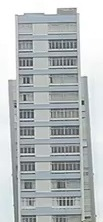
#> input picture _base/T1_building_santos.jpg, 103 x 222 px, found by its file name
$ python Slope.py
#> lines starting #> are read from the running program, lines starting #| are printed output that depends on the picture; after the words box and inside, x2 and y2 are one past the last pixel; in counts of white or black regions, pixels touching at a corner belong together; long printed decimals are rounded
#> in check_slope, im1 is the input picture: shape (222, 103, 3); mean B, G, R 188.7, 187.1, 181.7
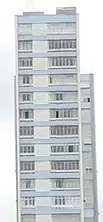
#> input picture _base/T2_building_santos.jpg, 103 x 222 px, found by its file name
#> in check_slope, im2 is the input picture: shape (222, 103, 3); mean B, G, R 208.5, 206.1, 201.1
### Hough.py
import numpy as np
import cv2 as cv
import math

# [85 lines left out: functions HoughLinesPadrao, HoughLinesProbabilistico, HoughLinesProbabilistico2, not called in this run]


def HoughLinesProbabilisticoVariavel(img, cor = (0,255,0), espes_linha = 1, limiar=30, minLineGap = 15, maxGap = 250, cannyMinVal=75, cannyMaxVal=150, variacao=3, angulo=90, limited="N"):
#> called with cor = (255, 0, 0), espes_linha = 1, limiar = 50, minLineGap = 10, maxGap = 30, cannyMinVal = 75, cannyMaxVal = 150, variacao = 5
    count = 0
    # Tenta converter para escala de cinza
    try:
        img_saida = cv.cvtColor(img, cv.COLOR_BGR2GRAY)
        img = cv.cvtColor(img, cv.COLOR_GRAY2BGR)
    except:
        img_saida = img

    try:
        img = cv.cvtColor(img, cv.COLOR_GRAY2BGR)
    except:
        img = img

    # Detecta as bordas da imagem
    bordas = cv.Canny(img_saida, cannyMinVal, cannyMaxVal)
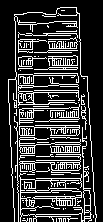
#> bordas: shape (222, 103); 21.9% white in thin lines or dots, all inside (x1, y1, x2, y2) = (8, 7, 97, 222)

    lines = cv.HoughLinesP(bordas, 1, np.pi/180, limiar, None, minLineGap, maxLineGap=maxGap)
#> lines = 39 rows, first 6: [15, 14, 18, 221], [17, 14, 21, 216], [8, 92, 14, 221], [87, 76, 95, 221], [23, 220, 27, 12], [58, 8, 73, 218]

    # Aplica pitagoras para descobrir o tamanho da diagonal da imagem
    # [DIMEN]x[ANGULO]
    t = int(np.sqrt(img.shape[0]**2 + img.shape[1]**2))
#> t = 244
    matrizBinaria = np.zeros((t,91), dtype=int)
    matrizLinhas = np.zeros((len(lines), 2))
#> matrizLinhas = 39 pairs, first value 0 to 0, second value 0 to 0

    tam_shape = img.shape[0]
#> tam_shape = 222
    k = 0
    s = 0
    xMedio = 0
    thetaM = 0
    tamanhoMedio = 0
    for line in lines:
        x1, y1, x2, y2 = line[0]
        # Identifica o centro da linha para encontrar o rho e theta
        modX = np.abs(x1 - x2)/2
        modY = np.abs(y1 - y2)/2
        centroX = modX + min(x1, x2)
        centroY = modY + min(y1, y2)
        # Calcula Rho e Theta do centro da reta
        rho = np.sqrt(centroX**2 + centroY**2)
        theta = np.arctan2(y2 - y1, x2 - x1) * 180.0 / np.pi
        # Popula matriz binária e matriz de retas
        maxY = 0

        if(theta > 0):
            maxY = y2
        else:
            maxY = y1

        # (abs(y1 - y2) < 150 and maxY > tam_shape-100) and
        if(((abs(y1 - y2) < 150 and maxY > tam_shape-80 and limited == "S") or limited != "S") and (abs(y1 - y2) > 80) and (((angulo-variacao) <= theta and (angulo+variacao) >= theta) or ((-angulo-variacao) <= theta and (-angulo+variacao) >= theta))):

            s += abs(x1 - x2)
            k += 1
            xMedio = (x1 + x2)/2
            if(theta < 0):
                x = theta*-1
            else:
                x = theta
            thetaM += x
            tamanhoMedio += abs(y1 - y2)
            matrizBinaria[int(round(rho))][int(round(theta))] += 1
            matrizLinhas[count] = (rho, theta)
            cv.line(img, (x1, y1), (x2, y2), cor, espes_linha)
            count += 1
#> this loop made 39 passes
#> (x1, y1, x2, y2, modX, modY, centroX, centroY) on passes 3, 4, 34: (8, 92, 14, 221, 3, 64.5, 11, 156.5), (87, 76, 95, 221, 4, 72.5, 91, 148.5), (70, 121, 78, 214, 4, 46.5, 74, 167.5)
#> (x1, y1, x2, y2, modX, modY, centroX, centroY) on passes 1, 2, 5, 6, 7, 8: (15, 14, 18, 221, 1.5, 103.5, 16.5, 117.5), (17, 14, 21, 216, 2, 101, 19, 115), (23, 220, 27, 12, 2, 104, 25, 116), (58, 8, 73, 218, 7.5, 105, 65.5, 113), (47, 14, 65, 221, 9, 103.5, 56, 117.5), (29, 12, 33, 221, 2, 104.5, 31, 116.5)
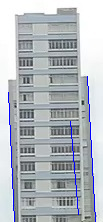
#> img: shape (222, 103, 3); 1.62% of pixels changed, all inside (x1, y1, x2, y2) = (8, 76, 96, 222)
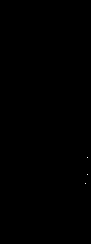
#> matrizBinaria: shape (244, 91) int64; values 0 (black) and 1 (white), 0.01% white in thin lines or dots, all inside (x1, y1, x2, y2) = (85, 157, 88, 184)
#> after the loop, count = 3; k = 3; matrizLinhas = 39 pairs, first value 0 to 183.1, second value 0 to 87.34; s = 22; tamanhoMedio = 367; thetaM = 259.3
    if(k>0):
        variacaoMedia = s/k
#> variacaoMedia = 7.33
        xMedio = xMedio/k
#> xMedio = 24.67
        thetaM = thetaM/k
#> thetaM = 86.42
        tamanhoMedio = tamanhoMedio/k
#> tamanhoMedio = 122.3
    else:
        variacaoMedia = -1
        xMedio = -1
        thetaM = -1
        tamanhoMedio = -1
    print('')

    return [img, matrizLinhas, matrizBinaria, variacaoMedia, xMedio, k, thetaM, tamanhoMedio]

### Slope.py
import cv2 as cv
import numpy as np
import Hough as ho
import AVIC as av

def check_slope(nm_im1, nm_im2, min_gap, max_gap, lim_1, lim_2, variation, save, name, limited):
    im1 = cv.imread(nm_im1)
    im2 = cv.imread(nm_im2)

    [img_1, matrizLinhas_1, matrizBinaria_1, variacaoMedia_1, xMedio_1, k_1, t_1,tamanhoMedio_1] = ho.HoughLinesProbabilisticoVariavel(im1,
                                                                                                cor = (255,0,0),
                                                                                                espes_linha = 1,
                                                                                                limiar=lim_1,
                                                                                                minLineGap=min_gap,
                                                                                                maxGap = max_gap,
                                                                                                cannyMinVal=75,
                                                                                                cannyMaxVal=150,
                                                                                                variacao=variation,
                                                                                                angulo=90,
                                                                                                limited=limited)
#> matrizLinhas_1 has the same summary as matrizLinhas in HoughLinesProbabilisticoVariavel; variacaoMedia_1 = 7.33; xMedio_1 = 24.67; k_1 = 3; t_1 = 86.42; tamanhoMedio_1 = 122.3

    print('Processing image ' + nm_im1 + '..')
    print('Average theta: ' + str(round(t_1, 5)))
#| Average theta: 86.421

    [img_2, matrizLinhas_2, matrizBinaria_2, variacaoMedia_2, xMedio_2, k_2, t_2, tamanhoMedio_2] = ho.HoughLinesProbabilisticoVariavel(im2,
                                                                                                cor = (0,0,255),
                                                                                                espes_linha = 1,
                                                                                                limiar=lim_2,
                                                                                                minLineGap=min_gap,
                                                                                                maxGap = max_gap,
                                                                                                cannyMinVal=75,
                                                                                                cannyMaxVal=150,
                                                                                                variacao=variation,
                                                                                                angulo=90,
                                                                                                limited=limited)
#> call 2 of HoughLinesProbabilisticoVariavel, with cor = (0, 0, 255), espes_linha = 1, limiar = 50, minLineGap = 10, maxGap = 30, cannyMinVal = 75, cannyMaxVal = 150, variacao = 5
#> in HoughLinesProbabilisticoVariavel (call 2), `bordas = cv.Canny(img_saida, cannyMinVal, cannyMaxVal)`:
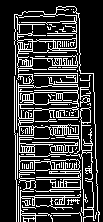
#> bordas: shape (222, 103); 22.4% white in thin lines or dots, all inside (x1, y1, x2, y2) = (14, 6, 100, 222)
#> in HoughLinesProbabilisticoVariavel (call 2), `lines = cv.HoughLinesP(bordas, 1, np.pi/180, limiar, None, minLineGap,..`: lines = 41 rows, first 6: [31, 11, 35, 221], [14, 14, 15, 74], [18, 125, 20, 15], [14, 83, 16, 221], [92, 73, 97, 210], [80, 53, 83, 221]
#> in HoughLinesProbabilisticoVariavel (call 2), `matrizLinhas = np.zeros((len(lines), 2))`: matrizLinhas = 41 pairs, first value 0 to 0, second value 0 to 0
#> the loop in HoughLinesProbabilisticoVariavel (call 2), `for line in lines:` made 41 passes
#> (x1, y1, x2, y2, modX, modY, centroX, centroY) on passes 4 to 5: (14, 83, 16, 221, 1, 69, 15, 152), (92, 73, 97, 210, 2.5, 68.5, 94.5, 141.5)
#> (x1, y1, x2, y2, modX, modY, centroX, centroY) on passes 1, 2, 3, 6, 7, 8: (31, 11, 35, 221, 2, 105, 33, 116), (14, 14, 15, 74, 0.5, 30, 14.5, 44), (18, 125, 20, 15, 1, 55, 19, 70), (80, 53, 83, 221, 1.5, 84, 81.5, 137), (51, 14, 65, 215, 7, 100.5, 58, 114.5), (16, 14, 20, 221, 2, 103.5, 18, 117.5)
#> after the loop in HoughLinesProbabilisticoVariavel (call 2), `for line in lines:`:
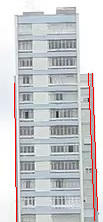
#> img: shape (222, 103, 3); 1.86% of pixels changed, all inside (x1, y1, x2, y2) = (14, 73, 98, 222)
#> after the loop in HoughLinesProbabilisticoVariavel (call 2), `for line in lines:`: matrizBinaria: shape (244, 91) int64; values 0 (black) and 1 (white), 0.01% white in thin lines or dots, all inside (x1, y1, x2, y2) = (88, 153, 90, 173)

    print('\nProcessing image ' + nm_im2 + '..')
    print('Average theta: ' + str(round(t_2, 5)))
#| Average theta: 88.247

    print('\nvariation detected: ' + str(round(abs(t_1 - t_2), 5)))
#| variation detected: 1.827

    if(save == "S"):
        cv.imwrite('_result\_t1_' + name + '.jpg', img_1)
        cv.imwrite('_result\_t2_' + name + '.jpg', img_2)
        print("Saved")

    return [img_1, img_2]


#[im1, im2] = check_slope('_base\T1_building.png', '_base\T2_building.png', 80, 80, 100, 120, 5, "S", "predio", "N")
[im1, im2] = check_slope('_base\T1_building_santos.jpg', '_base\T2_building_santos.jpg', 10, 30, 50, 50, 5, "S", "santos", "S")
